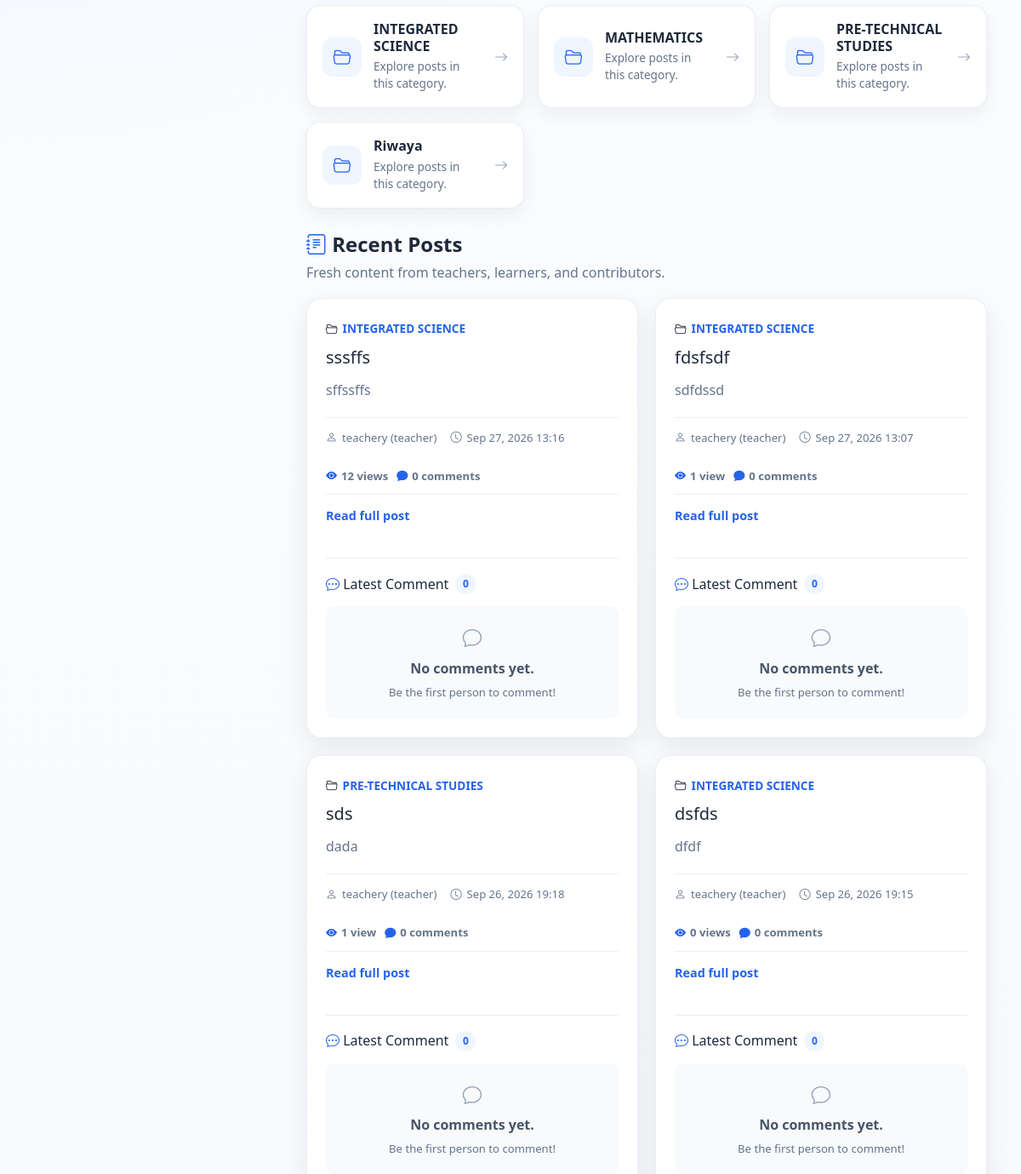
Before: / (middle part) with the older database file.
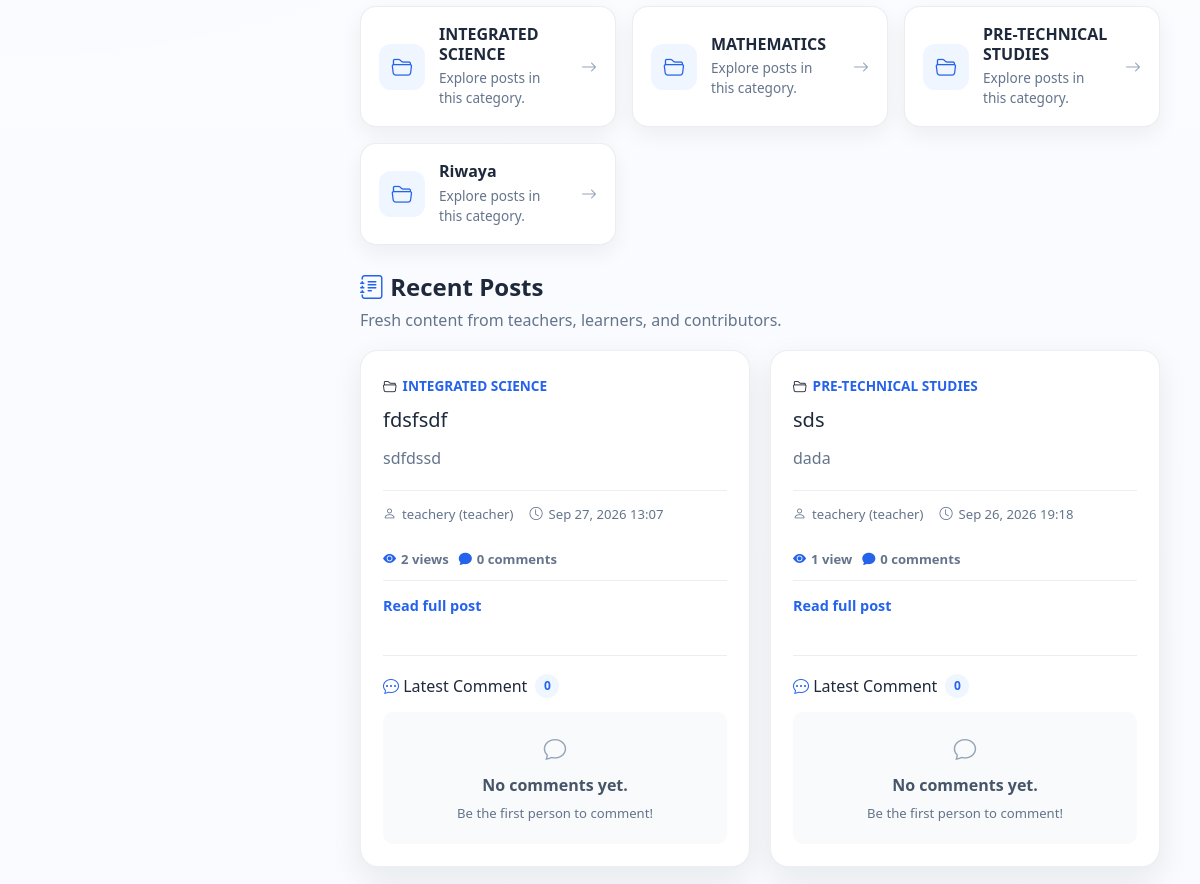
After: the same page with the newer database file.
### blog/models.py (models this page shows, shortened)
class Category(models.Model):
    name = models.CharField(
        max_length=100,
        unique=True
    )
    slug = models.SlugField(
        max_length=110,
        unique=True,
        blank=True
    )
    class Meta:
        verbose_name_plural = "Categories"
        ordering = ["name"]

class Post(models.Model):
    STATUS_CHOICES = [
        ("draft", "Draft"),
        ("published", "Published"),
    ]
    title = models.CharField(
        max_length=200
    )
    slug = models.SlugField(
        max_length=200,
        unique=True,
        blank=True
    )
    category = models.ForeignKey(
        Category,
        on_delete=models.CASCADE
    )
    tags = models.ManyToManyField(
        Tag,
        blank=True
    )
    excerpt = models.TextField(
        max_length=500
    )
    content = CKEditor5Field(
        "Content",
        config_name="default"
    )
    school = models.ForeignKey(
        "schools.School",
        on_delete=models.CASCADE,
        related_name="posts",
        null=True,
        blank=True
    )
    target_classes = models.ManyToManyField(
        "schools.SchoolClass",
        blank=True,
        related_name="posts"
    )
    author = models.ForeignKey(
        User,
        on_delete=models.CASCADE,
        related_name="posts"
    )
    approved = models.BooleanField(
        default=False
    )
    is_featured = models.BooleanField(
        default=False
    )
    video = models.FileField(
        upload_to="videos/",
        blank=True,
        null=True
    )
    youtube_url = models.URLField(
        blank=True,
        null=True
    )
    view_count = models.PositiveIntegerField(
        default=0
    )
    likes = models.ManyToManyField(
        User,
        related_name="liked_posts",
        blank=True
    )
    status = models.CharField(
        max_length=10,
        choices=STATUS_CHOICES,
        default="draft"
    )
    created_at = models.DateTimeField(
        auto_now_add=True
    )
    updated_at = models.DateTimeField(
        auto_now=True
    )
    visible_to_all = models.BooleanField(
        default=False
    )
    class Meta:
        ordering = ["-created_at"]
        indexes = [
            models.Index(
                fields=["school"]
            ),
            models.Index(
                fields=["status", "approved"]
            ),
        ]

### accounts/models.py (models this page shows, shortened)
class User(AbstractUser):
    ROLE_CHOICES = [
        ("school_admin", "School Admin"),
        ("teacher", "Teacher"),
        ("student", "Student"),
        ("parent", "Parent"),
    ]
    role = models.CharField(
        max_length=20,
        choices=ROLE_CHOICES,
        default="student",
        db_index=True,
    )
    school = models.ForeignKey(
        "schools.School",
        on_delete=models.CASCADE,
        related_name="users",
        null=True,
        blank=True,
    )
    school_class = models.ForeignKey(
        "schools.SchoolClass",
        on_delete=models.SET_NULL,
        related_name="students",
        null=True,
        blank=True,
    )
    teacher_role = models.ForeignKey(
        "TeacherRole",
        on_delete=models.SET_NULL,
        null=True,
        blank=True,
        related_name="teachers",
    )
    admission_number = models.CharField(
        max_length=30,
        unique=True,
        blank=True,
        null=True,
        db_index=True,
    )
    employee_number = models.CharField(
        max_length=30,
        unique=True,
        blank=True,
        null=True,
        db_index=True,
    )
    tsc_number = models.CharField(
        max_length=30,
        blank=True,
        null=True,
    )
    phone_number = models.CharField(max_length=20, blank=True)
    profile_picture = models.ImageField(upload_to="profiles/", blank=True, null=True)
    date_of_birth = models.DateField(blank=True, null=True)
    is_verified = models.BooleanField(default=False)
    created_at = models.DateTimeField(default=timezone.now)
    updated_at = models.DateTimeField(auto_now=True)
    @property
    def full_name(self):
        return self.get_full_name() or self.username
    def __str__(self):
        return f"{self.full_name} ({self.role})"

### blog/views.py (the view)
# urls.py: path("", views.library_home, name="home"),
def home(request):
    user_id = (
        request.user.pk
        if request.user.is_authenticated
        else None
    )
    comments_queryset = (
        Comment.objects
        .select_related("author")
        .prefetch_related("liked_by")
        .order_by("created_at")
    )
    posts_qs = (
        Post.objects
        .select_related(
            "author",
            "category",
        )
        .prefetch_related(
            "tags",
            "images",
            "attachments",          # <-- NEW
            "likes",
            Prefetch(
                "comments",
                queryset=comments_queryset[:20],
                to_attr="home_comments",
            ),
        )
        .order_by(
            "-created_at"
        )
    )
    posts = []
    for post in posts_qs:
        comments = getattr(
            post,
            "home_comments",
            []
        )
        for comment in comments:
            if user_id:
                comment.liked_by_current_user = any(
                    user.pk == user_id
                    for user in comment.liked_by.all()
                )
            else:
                comment.liked_by_current_user = False
            comment.likes_count = (
                comment.liked_by.count()
            )
        comments_count = (
            Comment.objects
            .filter(post=post)
            .count()
        )
        is_liked = (
            bool(user_id)
            and post.likes.filter(
                pk=user_id
            ).exists()
        )
        likes_count = post.likes.count()
        views_count = post.view_count
        can_edit = can_manage_post(
            request,
            post
        )
        can_delete = can_edit
        posts.append({
            "post": post,
            "comments": comments,
            "comments_count": comments_count,
            "likes_count": likes_count,
            "views_count": views_count,
            "is_liked": is_liked,
            "can_edit": can_edit,
            "can_delete": can_delete,
        })
    categories = (
        Category.objects
        .all()
        .order_by("name")
    )
    featured_post = (
        Post.objects
        .filter(
            is_featured=True
        )
        .select_related(
            "author",
            "category",
        )
        .prefetch_related(
            "tags",
            "images",
            "attachments",          # <-- NEW
        )
        .order_by(
            "-created_at"
        )
        .first()
    )
    context = {
        "posts": posts,
        "categories": categories,
        "featured_post": featured_post,
    }
    return render(
        request,
        "home.html",
        context
    )

### blog/views.py (called while the page is built)
def get_user_role(request):
    return getattr(
        request.user,
        "role",
        None
    )

def can_manage_post(
    request,
    post
):
    user_role = get_user_role(request)
    return (
        request.user.is_authenticated
        and (
            request.user.is_superuser
            or user_role == "school_admin"
            or (
                user_role == "teacher"
                and post.author_id == request.user.pk
            )
        )
    )

### blog/templates/home.html (shortened to what the changed rows need)
{% extends "base.html" %}
{% block content %}
<div class="home-container">
    {% if categories %}
    <section class="categories-section">
        <div class="category-grid">
            {% for category in categories %}
                <a
                    href="{% url 'blog:category_post' category.slug %}"
                    class="category-card"
                >
                    <div class="category-icon">
                        <i class="bi bi-folder2-open"></i>
                    </div>
                    <div class="category-info">
                        <h3>
                            {{ category.name }}
                        </h3>
                        <p>
                            Explore posts in this category.
                        </p>
                    </div>
                    <div class="category-arrow">
                        <i class="bi bi-arrow-right"></i>
                    </div>
                </a>
            {% endfor %}
        </div>
    </section>
    {% endif %}
    <section class="posts-section">
        <div class="section-head">
            <h2>
                <i class="bi bi-journal-text"></i>
                Recent Posts
            </h2>
        </div>
        {% if posts %}
            <div class="posts-grid">
                {% for item in posts %}
                    <article
                        class="post-card"
                        id="post-{{ item.post.pk }}"
                    >
                        <div class="post-card-body">
                            {% if item.post.category %}
                                <div class="post-category">
                                    <i class="bi bi-folder2-open"></i>
                                    <a
                                        href="{% url 'blog:category_post' item.post.category.slug %}"
                                    >
                                        {{ item.post.category.name }}
                                    </a>
                                </div>
                            {% endif %}
                            <h3 class="post-title">
                                {{ item.post.title }}
                            </h3>
                            {% if item.post.excerpt %}
                                <p class="post-excerpt">
                                    {{ item.post.excerpt|truncatewords:30 }}
                                </p>
                            {% endif %}
                            <div class="post-meta">
                                <span>
                                    <i class="bi bi-person"></i>
                                    {{ item.post.author }}
                                </span>
                                <span>
                                    <i class="bi bi-clock"></i>
                                    {{ item.post.created_at|date:"M d, Y H:i" }}
                                </span>
                            </div>
                            <div class="post-statistics">
                                <span class="post-stat">
                                    <i class="bi bi-eye-fill"></i>
                                    {{ item.views_count }}
                                    {% if item.views_count == 1 %}
                                        view
                                    {% else %}
                                        views
                                    {% endif %}
                                </span>
                                <span class="post-stat">
                                    <i class="bi bi-chat-fill"></i>
                                    {{ item.comments_count }}
                                    {% if item.comments_count == 1 %}
                                        comment
                                    {% else %}
                                        comments
                                    {% endif %}
                                </span>
                            </div>
                            <a
                                href="{% url 'blog:post_detail' item.post.slug %}"
                                class="read-more-link"
                            >
                                Read full post
                            </a>
                        </div>
                        <div class="comments-section">
                            <div class="comments-heading">
                                <h4>
                                    <i class="bi bi-chat-dots"></i>
                                    Latest Comment
                                </h4>
                                <span class="comment-count">
                                    {{ item.comments_count }}
                                </span>
                            </div>
                            {% with latest=item.comments|last %}
                                {% if latest %}
                                    <div class="comments-list">
                                        <div class="comment">
                                            <div class="comment-header">
                                                <div class="comment-author">
                                                    <i class="bi bi-person-circle"></i>
                                                    <strong>
                                                        {{ latest.author.username }}
                                                    </strong>
                                                </div>
                                                <small>
                                                    {{ latest.created_at|date:"M d, Y H:i" }}
                                                </small>
                                            </div>
                                            <div class="comment-text">
                                                {{ latest.text|safe }}
                                            </div>
                                        </div>
                                    </div>
                                {% else %}
                                    <div class="no-comments">
                                        <i class="bi bi-chat"></i>
                                        <p>
                                            No comments yet.
                                        </p>
                                        <span>
                                            Be the first person to comment!
                                        </span>
                                    </div>
                                {% endif %}
                            {% endwith %}
                        </div>
                    </article>
                {% endfor %}
            </div>
        {% endif %}
    </section>
</div>
{% endblock %}

Changed rows visible on the page:
removed Post: post.category.name "INTEGRATED SCIENCE", post "sssffs", post.excerpt "sffssffs", post.author "teachery (teacher)", post.created_at "Sep 27, 2026 13:16", views_count "12", comments_count "0"
no longer on this page (row unchanged): Post: post.category.name "INTEGRATED SCIENCE", post "dsfds", post.excerpt "dfdf", post.author "teachery (teacher)", post.created_at "Sep 26, 2026 19:15", views_count "0", comments_count "0"
changed Post "fdsfsdf": views_count "1" → "2"; text "view" → "views"
